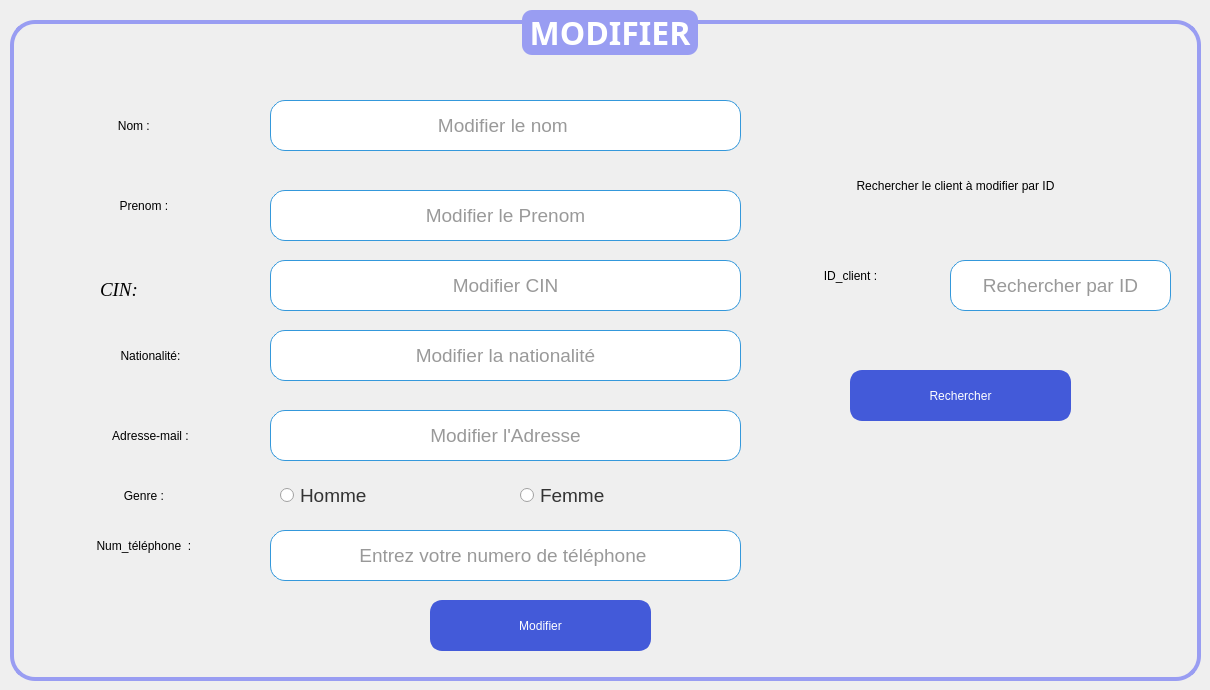
      <widget class="QWidget" name="Modifier">
       <attribute name="title">
        <string>Modifier </string>
       </attribute>
       <widget class="QGroupBox" name="groupBox_3">
        <property name="geometry">
         <rect>
          <x>10</x>
          <y>10</y>
          <width>1191</width>
          <height>671</height>
         </rect>
        </property>
        <property name="font">
         <font>
          <family>Trebuchet MS</family>
          <pointsize>24</pointsize>
          <bold>true</bold>
         </font>
        </property>
        <property name="styleSheet">
         <string notr="true">/* Style de base pour la QGroupBox */
QGroupBox {
    border: 4px solid #999DF2; /* Bordure de la même couleur que le fond du titre */
    border-radius: 25px; /* Coins arrondis */
    margin-top: 10px; /* Marge en haut */
}

/* Style du titre de la QGroupBox */
QGroupBox::title {
    subcontrol-origin: margin;
    subcontrol-position: top center;
    padding: 0 3px;
    background-color: #999DF2; /* Fond remplacé par #999DF2 */
    color: #ffffff; /* Texte blanc pour le titre */
    border-radius: 10px; /* Coins arrondis du titre */
}

/* Style des QLabel à l'intérieur de la QGroupBox */
QLabel {
    color: #000000; /* Couleur du texte */
}

/* Style des QRadioButton à l'intérieur de la QGroupBox */
QRadioButton {
    color: #333333; /* Couleur du texte */
}

/* Style des QComboBox à l'intérieur de la QGroupBox */
QComboBox {
    background-color: #ffffff; /* Fond blanc */
    color: #333333; /* Couleur du texte */
    border: 1px solid #3498db; /* Bordure bleue */
    border-radius: 3px; /* Coins arrondis */
    padding: 2px; /* Espacement interne */
}

/* Style des QLineEdit à l'intérieur de la QGroupBox */
QLineEdit {
    background-color: #ffffff; /* Fond blanc */
    color: #333333; /* Couleur du texte */
    border: 1px solid #3498db; /* Bordure bleue */
    border-radius: 3px; /* Coins arrondis */
    padding: 2px; /* Espacement interne */
}

/* Style des QSpinBox à l'intérieur de la QGroupBox */
QSpinBox {
    background-color: #ffffff; /* Fond blanc */
    color: #333333; /* Couleur du texte */
    border: 1px solid #3498db; /* Bordure bleue */
    border-radius: 3px; /* Coins arrondis */
    padding: 2px; /* Espacement interne */
}

/* Style général pour les widgets lorsqu'ils sont désactivés */
QWidget:disabled {
    background-color: #f0f0f0; /* Fond gris clair pour les widgets désactivés */
    color: #a0a0a0; /* Couleur du texte grise pour les widgets désactivés */
}</string>
        </property>
        <property name="title">
         <string>MODIFIER</string>
        </property>
        <property name="alignment">
         <set>Qt::AlignmentFlag::AlignCenter</set>
        </property>
        <widget class="QLabel" name="label_7">
         <property name="geometry">
          <rect>
           <x>60</x>
           <y>100</y>
           <width>131</width>
           <height>31</height>
          </rect>
         </property>
         <property name="styleSheet">
          <string notr="true">font: italic 14pt &quot;Times New Roman&quot;;
border-radius :15px</string>
         </property>
         <property name="text">
          <string>Nom : </string>
         </property>
         <property name="alignment">
          <set>Qt::AlignmentFlag::AlignCenter</set>
         </property>
        </widget>
        <widget class="QLabel" name="label_8">
         <property name="geometry">
          <rect>
           <x>70</x>
           <y>180</y>
           <width>131</width>
           <height>31</height>
          </rect>
         </property>
         <property name="styleSheet">
          <string notr="true">font: italic 14pt &quot;Times New Roman&quot;;
border-radius :15px</string>
         </property>
         <property name="text">
          <string>Prenom : </string>
         </property>
         <property name="alignment">
          <set>Qt::AlignmentFlag::AlignCenter</set>
         </property>
        </widget>
        <widget class="QLabel" name="label_9">
         <property name="geometry">
          <rect>
           <x>50</x>
           <y>330</y>
           <width>181</width>
           <height>31</height>
          </rect>
         </property>
         <property name="styleSheet">
          <string notr="true">font: italic 14pt &quot;Times New Roman&quot;;
border-radius :15px</string>
         </property>
         <property name="text">
          <string>Nationalité:</string>
         </property>
         <property name="alignment">
          <set>Qt::AlignmentFlag::AlignCenter</set>
         </property>
        </widget>
        <widget class="QLabel" name="label_10">
         <property name="geometry">
          <rect>
           <x>70</x>
           <y>410</y>
           <width>141</width>
           <height>31</height>
          </rect>
         </property>
         <property name="styleSheet">
          <string notr="true">font: italic 14pt &quot;Times New Roman&quot;;
border-radius :15px</string>
         </property>
         <property name="text">
          <string>Adresse-mail :</string>
         </property>
         <property name="alignment">
          <set>Qt::AlignmentFlag::AlignCenter</set>
         </property>
        </widget>
        <widget class="QLabel" name="label_11">
         <property name="geometry">
          <rect>
           <x>70</x>
           <y>470</y>
           <width>131</width>
           <height>31</height>
          </rect>
         </property>
         <property name="styleSheet">
          <string notr="true">font: italic 14pt &quot;Times New Roman&quot;;
border-radius :15px</string>
         </property>
         <property name="text">
          <string>Genre : </string>
         </property>
         <property name="alignment">
          <set>Qt::AlignmentFlag::AlignCenter</set>
         </property>
        </widget>
        <widget class="QLabel" name="label_12">
         <property name="geometry">
          <rect>
           <x>40</x>
           <y>520</y>
           <width>191</width>
           <height>31</height>
          </rect>
         </property>
         <property name="styleSheet">
          <string notr="true">font: italic 14pt &quot;Times New Roman&quot;;
border-radius :15px</string>
         </property>
         <property name="text">
          <string>Num_téléphone  : </string>
         </property>
         <property name="alignment">
          <set>Qt::AlignmentFlag::AlignCenter</set>
         </property>
        </widget>
        <widget class="QLineEdit" name="lineedit_nom_modif">
         <property name="geometry">
          <rect>
           <x>260</x>
           <y>90</y>
           <width>471</width>
           <height>51</height>
          </rect>
         </property>
         <property name="font">
          <font>
           <pointsize>14</pointsize>
          </font>
         </property>
         <property name="styleSheet">
          <string notr="true">border-radius :15px</string>
         </property>
         <property name="alignment">
          <set>Qt::AlignmentFlag::AlignCenter</set>
         </property>
         <property name="placeholderText">
          <string>Modifier le nom </string>
         </property>
        </widget>
        <widget class="QLineEdit" name="lineedit_prenom_modif">
         <property name="geometry">
          <rect>
           <x>260</x>
           <y>180</y>
           <width>471</width>
           <height>51</height>
          </rect>
         </property>
         <property name="font">
          <font>
           <pointsize>14</pointsize>
          </font>
         </property>
         <property name="styleSheet">
          <string notr="true">border-radius :15px</string>
         </property>
         <property name="alignment">
          <set>Qt::AlignmentFlag::AlignCenter</set>
         </property>
         <property name="placeholderText">
          <string>Modifier le Prenom</string>
         </property>
        </widget>
        <widget class="QLineEdit" name="lineedit_adresse_modif">
         <property name="geometry">
          <rect>
           <x>260</x>
           <y>400</y>
           <width>471</width>
           <height>51</height>
          </rect>
         </property>
         <property name="font">
          <font>
           <pointsize>14</pointsize>
          </font>
         </property>
         <property name="styleSheet">
          <string notr="true">border-radius :15px</string>
         </property>
         <property name="alignment">
          <set>Qt::AlignmentFlag::AlignCenter</set>
         </property>
         <property name="placeholderText">
          <string>Modifier l'Adresse</string>
         </property>
        </widget>
        <widget class="QLineEdit" name="lineedit_tel_modif">
         <property name="geometry">
          <rect>
           <x>260</x>
           <y>520</y>
           <width>471</width>
           <height>51</height>
          </rect>
         </property>
         <property name="font">
          <font>
           <pointsize>14</pointsize>
          </font>
         </property>
         <property name="styleSheet">
          <string notr="true">border-radius :15px</string>
         </property>
         <property name="alignment">
          <set>Qt::AlignmentFlag::AlignCenter</set>
         </property>
         <property name="placeholderText">
          <string>Entrez votre numero de téléphone </string>
         </property>
        </widget>
        <widget class="QRadioButton" name="radiobutton_homme_modif">
         <property name="geometry">
          <rect>
           <x>270</x>
           <y>470</y>
           <width>151</width>
           <height>31</height>
          </rect>
         </property>
         <property name="font">
          <font>
           <pointsize>14</pointsize>
          </font>
         </property>
         <property name="styleSheet">
          <string notr="true">border-radius :15px</string>
         </property>
         <property name="text">
          <string>Homme</string>
         </property>
        </widget>
        <widget class="QRadioButton" name="radiobutton_femme_modif">
         <property name="geometry">
          <rect>
           <x>510</x>
           <y>470</y>
           <width>151</width>
           <height>31</height>
          </rect>
         </property>
         <property name="font">
          <font>
           <pointsize>14</pointsize>
          </font>
         </property>
         <property name="styleSheet">
          <string notr="true">border-radius :15px</string>
         </property>
         <property name="text">
          <string>Femme</string>
         </property>
        </widget>
        <widget class="QPushButton" name="pushButton_modifier">
         <property name="geometry">
          <rect>
           <x>420</x>
           <y>590</y>
           <width>221</width>
           <height>51</height>
          </rect>
         </property>
         <property name="styleSheet">
          <string notr="true">/* Style de base pour le QPushButton */
QPushButton {
    background-color: #435AD9;  /* Bleu vif pour un look frais et moderne */
    color: #ffffff;              /* Texte blanc */
    border: 3px solid #435AD9;  /* Bordure de la même couleur que le fond */
    border-radius: 12px;        /* Coins arrondis */
    padding: 8px 12px;          /* Espacement interne */
    font: 75 18pt &quot;Times New Roman&quot;; /* Police en gras */
}

/* Style du QPushButton lorsqu'il est survolé */
QPushButton:hover {
    background-color: #5f7cd8;   /* Bleu plus clair au survol */
    border: 3px solid #5f7cd8;   /* Bordure de la même couleur que le fond survolé */
}

/* Style du QPushButton lorsqu'il est pressé (clic) */
QPushButton:pressed {
    background-color: #3b4fbf;   /* Bleu foncé au clic */
    border: 3px solid #3b4fbf;   /* Bordure de la même couleur que le fond pressé */
}

/* Style du QPushButton lorsqu'il est en focus (tabulation) */
QPushButton:focus {
    outline: none;               /* Supprimer le contour par défaut */
    border: 2px solid #2e8a56;  /* Bordure plus foncée lorsqu'en focus */
}

/* Style du QPushButton lorsqu'il est désactivé */
QPushButton:disabled {
    background-color: #b0b0b0;   /* Fond gris clair pour les boutons désactivés */
    color: #707070;              /* Couleur du texte grise pour les boutons désactivés */
    border: 2px solid #b0b0b0;   /* Bordure grise pour les boutons désactivés */
}

/* Style général pour les widgets lorsqu'ils sont désactivés */
QWidget:disabled {
    background-color: #f0f0f0;   /* Fond gris clair pour les widgets désactivés */
    color: #a0a0a0;              /* Couleur du texte grise pour les widgets désactivés */
}
</string>
         </property>
         <property name="text">
          <string>Modifier</string>
         </property>
        </widget>
        <widget class="QLineEdit" name="lineedit_id_modif">
         <property name="geometry">
          <rect>
           <x>940</x>
           <y>250</y>
           <width>221</width>
           <height>51</height>
          </rect>
         </property>
         <property name="font">
          <font>
           <pointsize>14</pointsize>
          </font>
         </property>
         <property name="styleSheet">
          <string notr="true">border-radius :15px</string>
         </property>
         <property name="alignment">
          <set>Qt::AlignmentFlag::AlignCenter</set>
         </property>
         <property name="placeholderText">
          <string>Rechercher par ID</string>
         </property>
        </widget>
        <widget class="QLabel" name="label_15">
         <property name="geometry">
          <rect>
           <x>770</x>
           <y>250</y>
           <width>141</width>
           <height>31</height>
          </rect>
         </property>
         <property name="styleSheet">
          <string notr="true">font: italic 14pt &quot;Times New Roman&quot;;
border-radius :15px</string>
         </property>
         <property name="text">
          <string>ID_client :</string>
         </property>
         <property name="alignment">
          <set>Qt::AlignmentFlag::AlignCenter</set>
         </property>
        </widget>
        <widget class="QLabel" name="label_16">
         <property name="geometry">
          <rect>
           <x>760</x>
           <y>160</y>
           <width>371</width>
           <height>31</height>
          </rect>
         </property>
         <property name="styleSheet">
          <string notr="true">font: italic 14pt &quot;Times New Roman&quot;;
border-radius :15px</string>
         </property>
         <property name="text">
          <string>Rechercher le client à modifier par ID</string>
         </property>
         <property name="alignment">
          <set>Qt::AlignmentFlag::AlignCenter</set>
         </property>
        </widget>
        <widget class="QPushButton" name="pushButton_rechercher2">
         <property name="geometry">
          <rect>
           <x>840</x>
           <y>360</y>
           <width>221</width>
           <height>51</height>
          </rect>
         </property>
         <property name="styleSheet">
          <string notr="true">/* Style de base pour le QPushButton */
QPushButton {
    background-color: #435AD9;  /* Bleu vif pour un look frais et moderne */
    color: #ffffff;              /* Texte blanc */
    border: 3px solid #435AD9;  /* Bordure de la même couleur que le fond */
    border-radius: 12px;        /* Coins arrondis */
    padding: 8px 12px;          /* Espacement interne */
    font: 75 18pt &quot;Times New Roman&quot;; /* Police en gras */
}

/* Style du QPushButton lorsqu'il est survolé */
QPushButton:hover {
    background-color: #5f7cd8;   /* Bleu plus clair au survol */
    border: 3px solid #5f7cd8;   /* Bordure de la même couleur que le fond survolé */
}

/* Style du QPushButton lorsqu'il est pressé (clic) */
QPushButton:pressed {
    background-color: #3b4fbf;   /* Bleu foncé au clic */
    border: 3px solid #3b4fbf;   /* Bordure de la même couleur que le fond pressé */
}

/* Style du QPushButton lorsqu'il est en focus (tabulation) */
QPushButton:focus {
    outline: none;               /* Supprimer le contour par défaut */
    border: 2px solid #2e8a56;  /* Bordure plus foncée lorsqu'en focus */
}

/* Style du QPushButton lorsqu'il est désactivé */
QPushButton:disabled {
    background-color: #b0b0b0;   /* Fond gris clair pour les boutons désactivés */
    color: #707070;              /* Couleur du texte grise pour les boutons désactivés */
    border: 2px solid #b0b0b0;   /* Bordure grise pour les boutons désactivés */
}

/* Style général pour les widgets lorsqu'ils sont désactivés */
QWidget:disabled {
    background-color: #f0f0f0;   /* Fond gris clair pour les widgets désactivés */
    color: #a0a0a0;              /* Couleur du texte grise pour les widgets désactivés */
}
</string>
         </property>
         <property name="text">
          <string>Rechercher</string>
         </property>
        </widget>
        <widget class="QLineEdit" name="lineedit_nationalite_modif">
         <property name="geometry">
          <rect>
           <x>260</x>
           <y>320</y>
           <width>471</width>
           <height>51</height>
          </rect>
         </property>
         <property name="font">
          <font>
           <pointsize>14</pointsize>
          </font>
         </property>
         <property name="styleSheet">
          <string notr="true">border-radius :15px</string>
         </property>
         <property name="alignment">
          <set>Qt::AlignmentFlag::AlignCenter</set>
         </property>
         <property name="placeholderText">
          <string>Modifier la nationalité</string>
         </property>
        </widget>
        <widget class="QLabel" name="label_26">
         <property name="geometry">
          <rect>
           <x>90</x>
           <y>270</y>
           <width>63</width>
           <height>20</height>
          </rect>
         </property>
         <property name="font">
          <font>
           <family>Times New Roman</family>
           <pointsize>14</pointsize>
           <italic>true</italic>
          </font>
         </property>
         <property name="text">
          <string>CIN:</string>
         </property>
        </widget>
        <widget class="QLineEdit" name="lineedit_cin_modif">
         <property name="geometry">
          <rect>
           <x>260</x>
           <y>250</y>
           <width>471</width>
           <height>51</height>
          </rect>
         </property>
         <property name="font">
          <font>
           <pointsize>14</pointsize>
          </font>
         </property>
         <property name="styleSheet">
          <string notr="true">border-radius :15px</string>
         </property>
         <property name="alignment">
          <set>Qt::AlignmentFlag::AlignCenter</set>
         </property>
         <property name="placeholderText">
          <string>Modifier CIN</string>
         </property>
        </widget>
       </widget>
      </widget>
